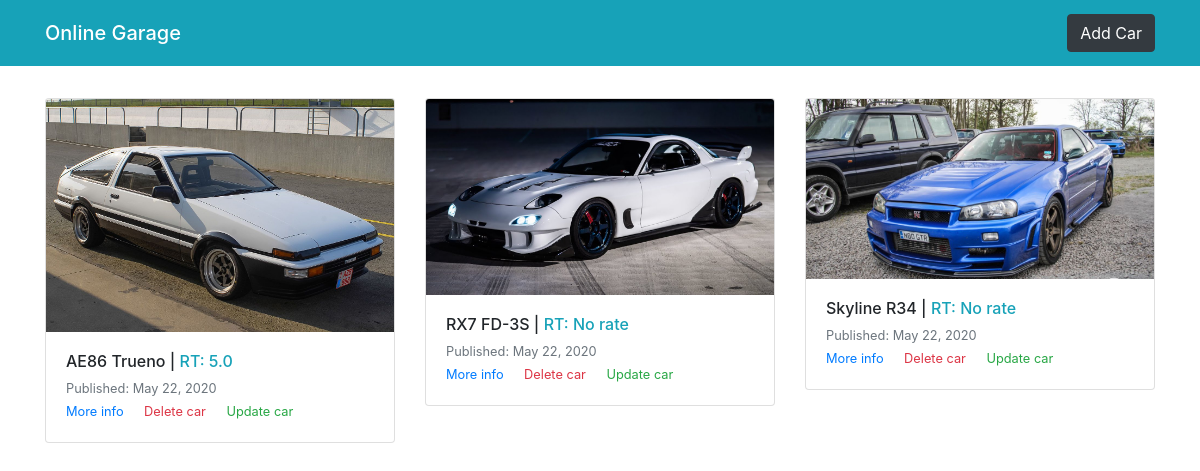
The page / on the database its author committed.
### cars/models.py (models this page shows, shortened)
class Car(models.Model):
    name = models.CharField(max_length=100)
    photo = models.ImageField(
        upload_to='uploads/cars', default='default.jpg')
    pub_date = models.DateField('Published', auto_now_add=True)
    def avg_rating(self):
        average = self.review_set.all().aggregate(Avg('rating'))['rating__avg']
        if average == None:
            return 'No rate'
        return '%.1f' % average

### cars/views.py (the view)
# urls.py: path('', views.index, name='index'),
def index(request):
    cars = Car.objects.all()
    return render(request, 'cars/index.html', {'cars': cars})

### templates/cars/index.html
{% extends 'layouts/main.html' %}
{% block content %}
<div class="row my-3">
  {% if cars %}
  {% for car in cars %}
  <div class="col-md-4 mt-3">
    <div class="card">
      <div class="card-img">
        <img src="{{ car.photo.url }}" alt="{{car.name}}" class="card-img-top">
      </div>
      <div class="card-body">
        <h6>{{car.name}} | <span class="text-info">RT: {{ car.avg_rating }}</span></h6>
        <small class="text-muted d-block">Published: {{car.pub_date}}</small>
        <a href="{% url 'cars:details' car.id %}" class="small mr-3">More info</a>
        <a href="{% url 'cars:remove_car' car.id %}" class="small text-danger mr-3">Delete car</a>
        <a href="{% url 'cars:update_car' car.id %}" class="small text-success">Update car</a>
      </div>
    </div>
  </div>
  {% endfor %}
  {% else %}
  <p class="text-center mx-auto">No cars to show by now :(</p>
  {% endif %}
</div>
{% endblock %}

### rows shown on the page
Car: photo (picture), name "AE86 Trueno", avg_rating "5.0", pub_date "May 22, 2020"
Car: photo (picture), name "RX7 FD-3S", avg_rating "No rate", pub_date "May 22, 2020"
Car: photo (picture), name "Skyline R34", avg_rating "No rate", pub_date "May 22, 2020"
